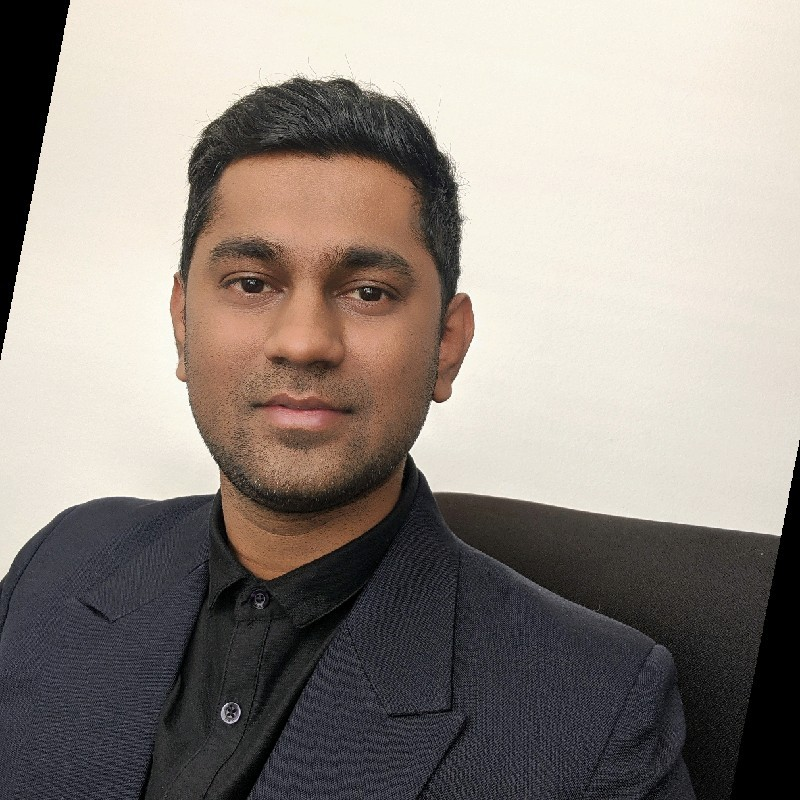
#> input picture DP.jpg, 800 x 800 px
$ jupyter execute Sketch.ipynb
#> lines starting #> are read from the running program, lines starting #| are printed output that depends on the picture
[cell 1]
import numpy as np
import imageio
import cv2
import scipy.ndimage
from PIL import Image
import PIL

[cell 2]
img = "DP.jpg"

[cell 3]
def grayscale(rgb):
    return np.dot(rgb[...,:3],[0.299,0.587,0.114])

[cell 4]
def dodge(front,back):
    result = front*255/(255-back)
    result[result>255]=255
    result[back==255]=255
    return result.astype('uint8')

[cell 5]
s = imageio.imread(img)
#> s is the input picture: shape (800, 800, 3); mean R, G, B 147.7, 139.3, 132.4
g = grayscale(s)
#> in grayscale, `return np.dot(rgb[...,:3],[0.299,0.587,0.114])`:
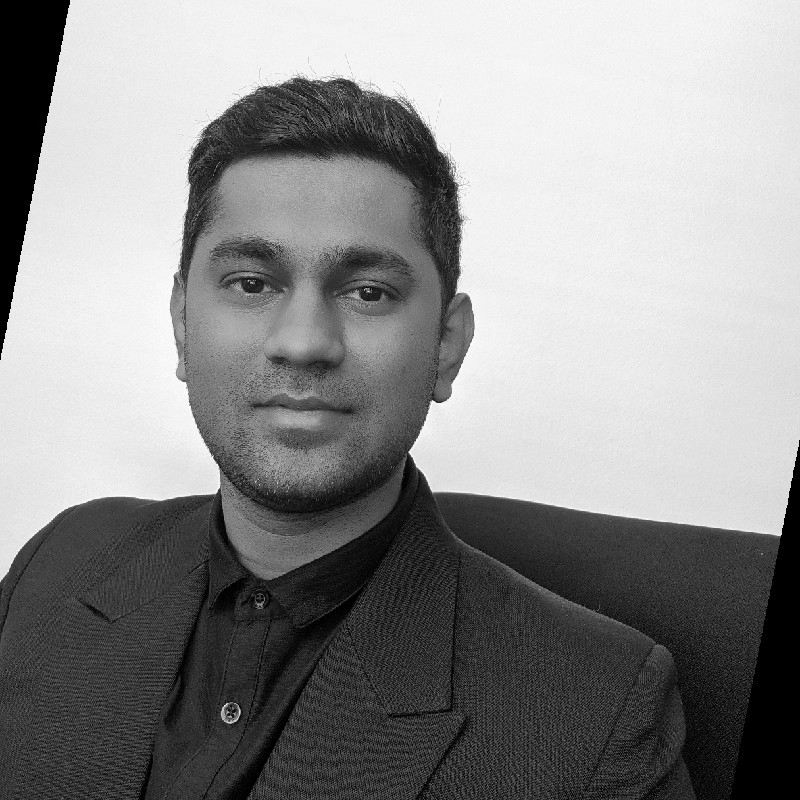
#> returned value: shape (800, 800) float64; min 0, max 254.4, mean 141
i = 255-g
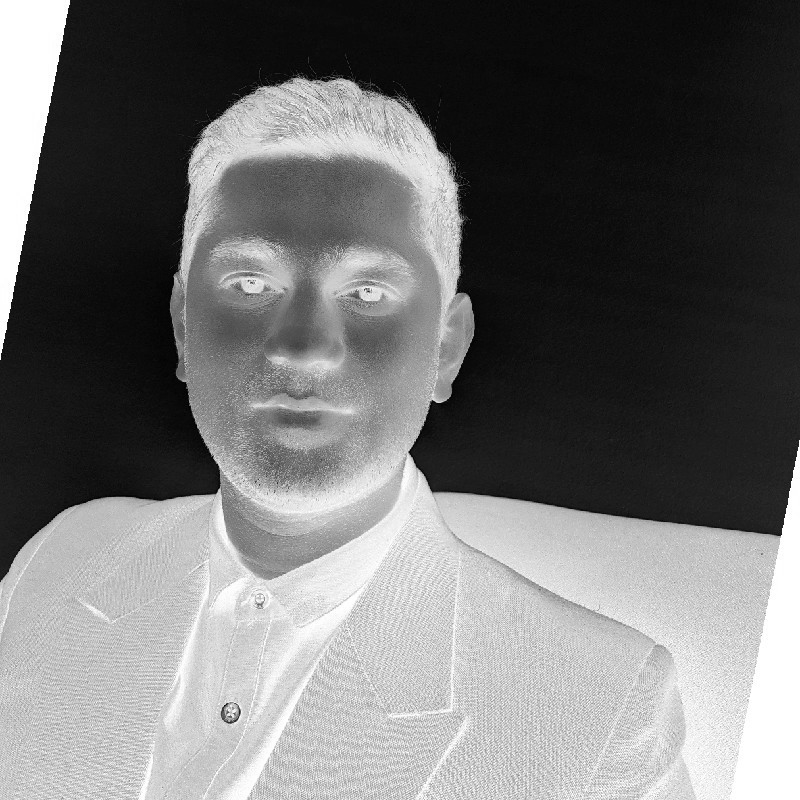
#> i: shape (800, 800) float64; min 0.57, max 255, mean 114

[cell 6]
b = scipy.ndimage.filters.gaussian_filter(i,sigma=10)
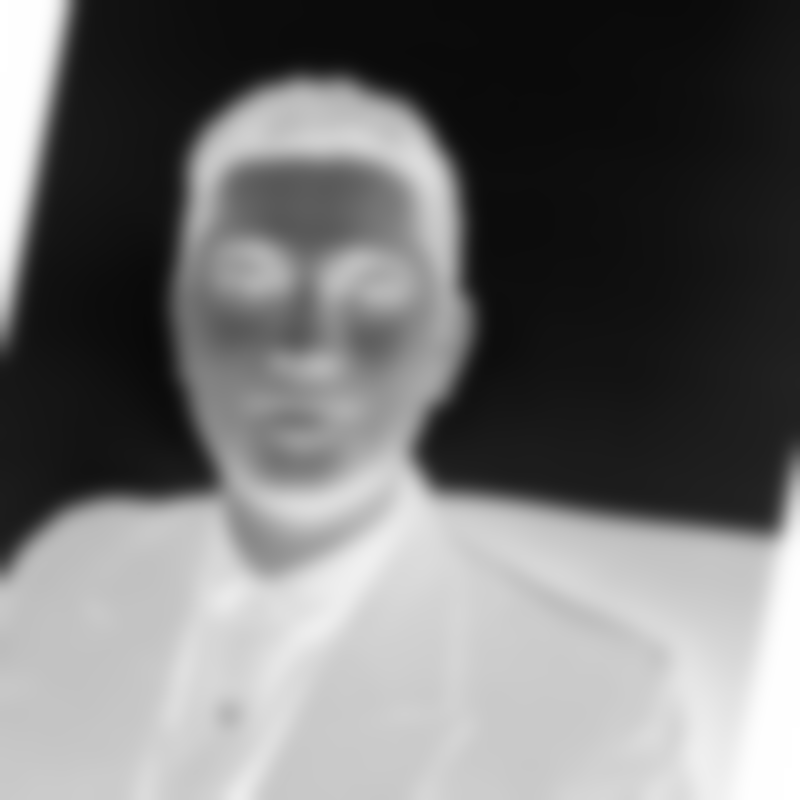
#> b: shape (800, 800) float64; min 9.78, max 255, mean 114
r = dodge(b,g)
#> in dodge, `result[result>255]=255`:
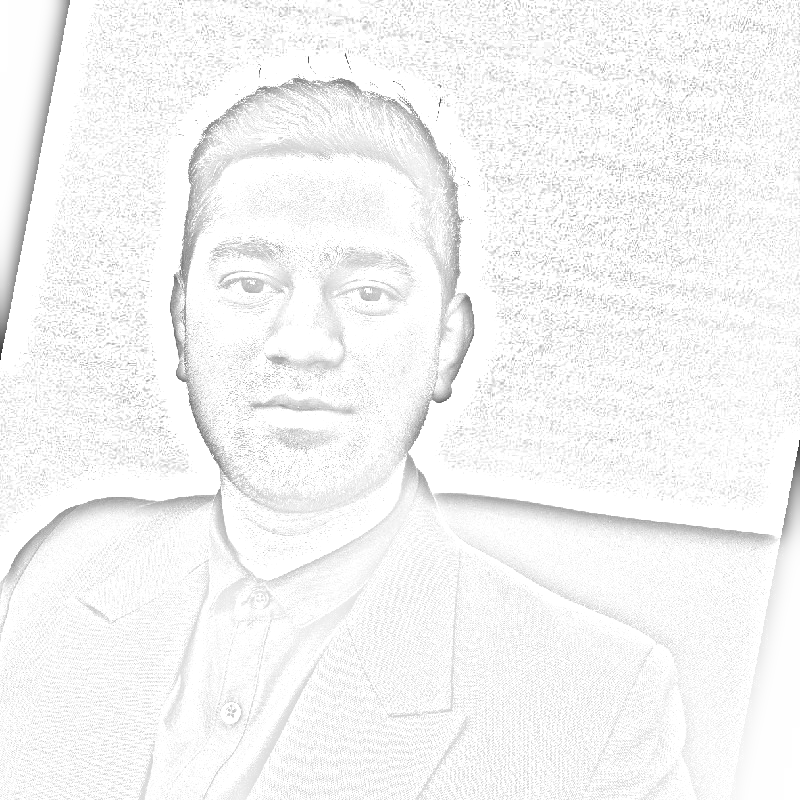
#> result: shape (800, 800) float64; min 41.32, max 255, mean 244.8
